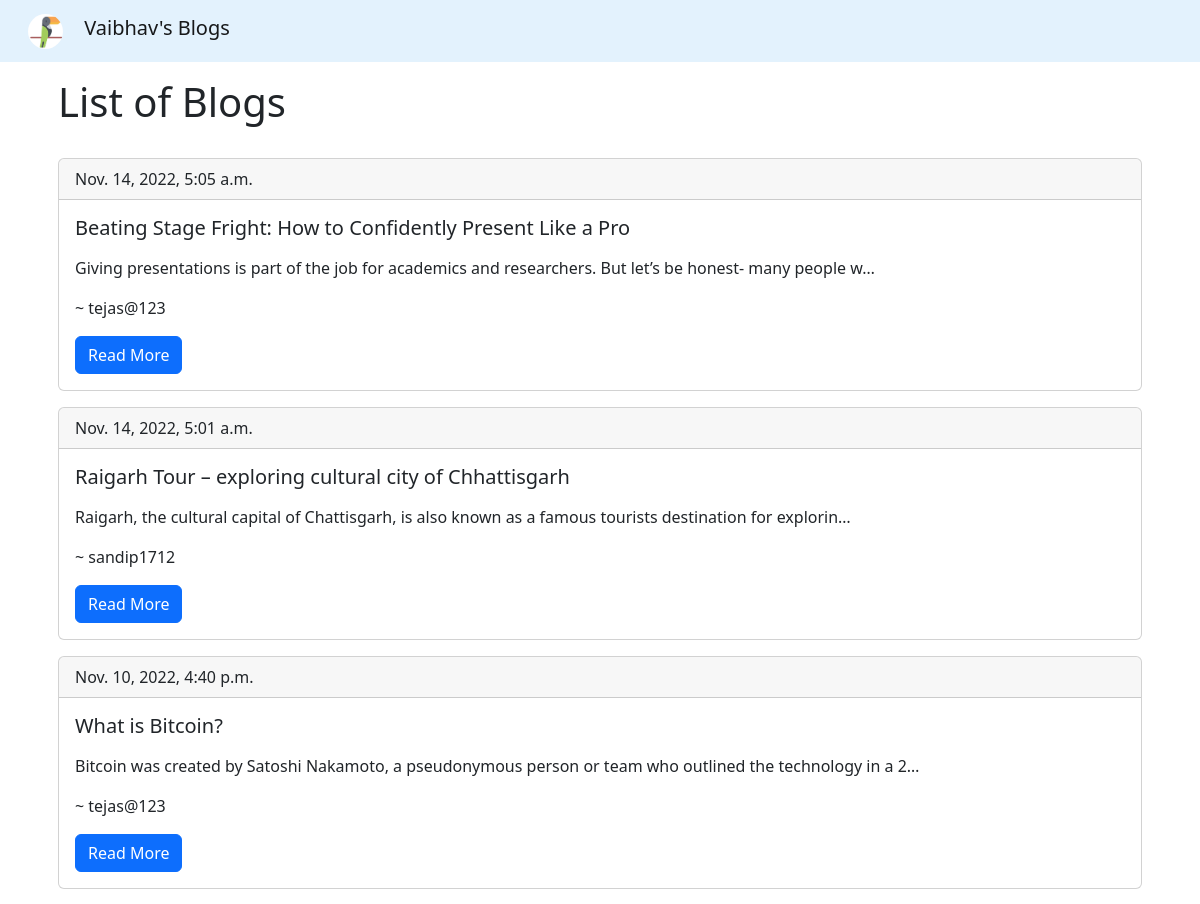
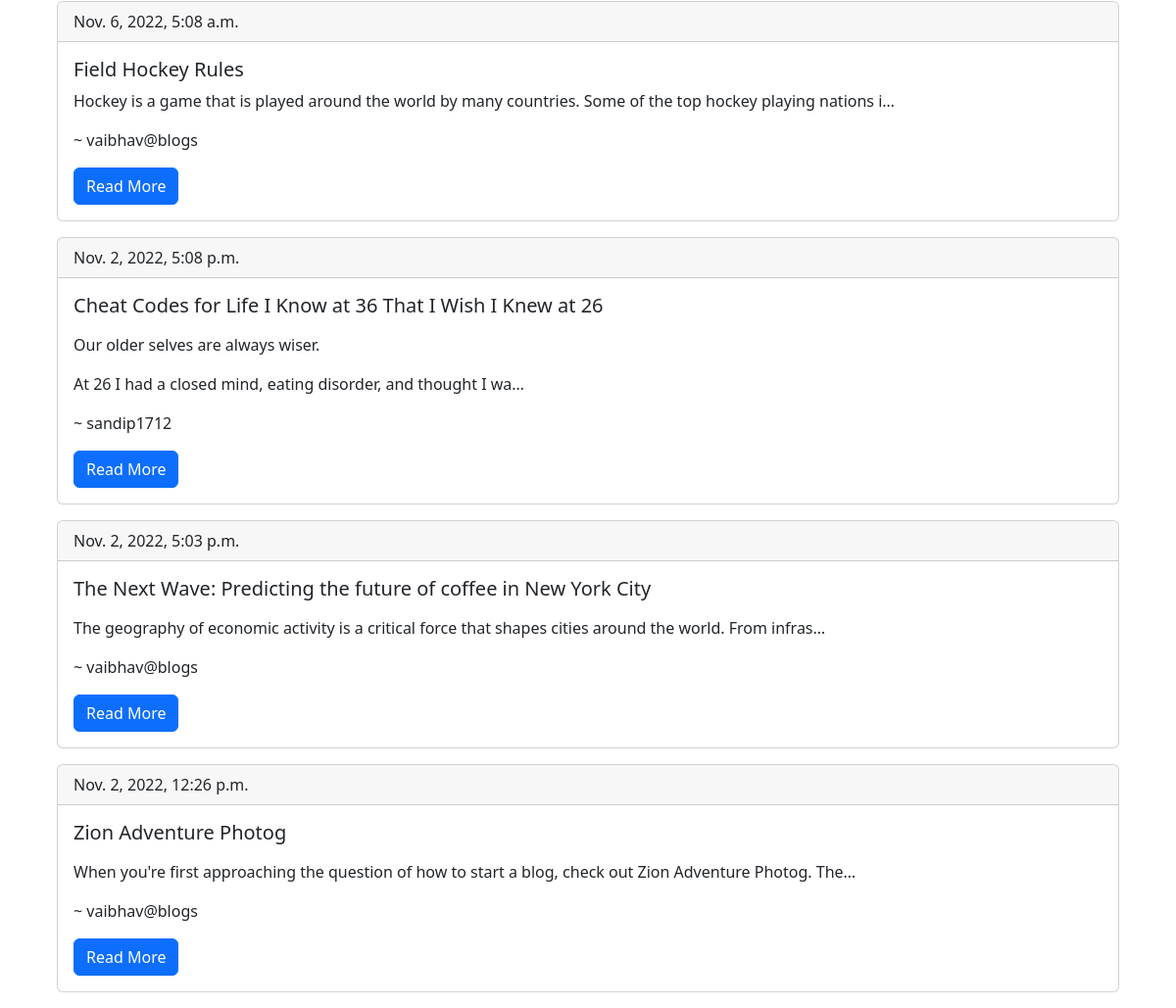
The page /blogs/getblogs/ on the database its author committed (2 pictures, top to bottom).
### Blogs/models.py (models this page shows, shortened)
class Blog(models.Model):
    title = models.TextField(null=True, blank=True)
    content = models.TextField(null=True, blank=True)
    author = models.ForeignKey(User, null=True, blank=True, on_delete=models.SET_NULL)
    date = models.DateTimeField(auto_now_add=True, null=True, blank=True)

### Blogs/views.py (the view)
# urls.py: path('getblogs/', getBlogs, name='get_blogs'),
def getBlogs(request):
    try:
        blogs = Blog.objects.all().order_by('-date')
        context = {'blogs':blogs}
        return render(request, 'Blogs/index.html', context)
    except Exception as e:
        context = {'error':str(e)}
        return render(request, 'Blogs/error.html', context)

### templates/Blogs/index.html (shortened to what this page needs)
{% extends 'Blogs/base.html' %}
{% block content %}
<div class="container">
    <h1 class="h1 text-dark p-3">List of Blogs</h1>
    {% for blog in blogs %}
    <div class="card m-3">
        <div class="card-header">{{blog.date}}</div>
        <div class="card-body">
        <h5 class="card-title">{{blog.title}}</h5>
        <p class="card-text">{{blog.content | truncatechars:109 | safe}}</p>
        <p>~ {{blog.author.username}}</p>
        <a href="{% url 'get_blog' blog.id %}" class="btn btn-primary">Read More</a>
        </div>
    </div>
    {% endfor %}
</div>
{% endblock %}

### rows shown on the page
Blog: date "Nov. 14, 2022, 5:05 a.m.", title "Beating Stage Fright: How to Confidently Present Like a Pro", content "Giving presentations is part of the job for academics and researchers. But let’s be honest- many people w…", author.username "tejas@123"
Blog: date "Nov. 14, 2022, 5:01 a.m.", title "Raigarh Tour – exploring cultural city of Chhattisgarh", content "Raigarh, the cultural capital of Chattisgarh, is also known as a famous tourists destination for explorin…", author.username "sandip1712"
Blog: date "Nov. 10, 2022, 4:40 p.m.", title "What is Bitcoin?", content "Bitcoin was created by Satoshi Nakamoto, a pseudonymous person or team who outlined the technology in a 2…", author.username "tejas@123"
Blog: date "Nov. 6, 2022, 5:08 a.m.", title "Field Hockey Rules", content "Hockey is a game that is played around the world by many countries. Some of the top hockey playing nations i…", author.username "vaibhav@blogs"
Blog: date "Nov. 2, 2022, 5:08 p.m.", title "Cheat Codes for Life I Know at 36 That I Wish I Knew at 26", content "Our older selves are always wiser. At 26 I had a closed mind, eating disorder, and thought I wa…", author.username "sandip1712"
Blog: date "Nov. 2, 2022, 5:03 p.m.", title "The Next Wave: Predicting the future of coffee in New York City", content "The geography of economic activity is a critical force that shapes cities around the world. From infras…", author.username "vaibhav@blogs"
Blog: date "Nov. 2, 2022, 12:26 p.m.", title "Zion Adventure Photog", content "When you're first approaching the question of how to start a blog, check out Zion Adventure Photog. The…", author.username "vaibhav@blogs"
